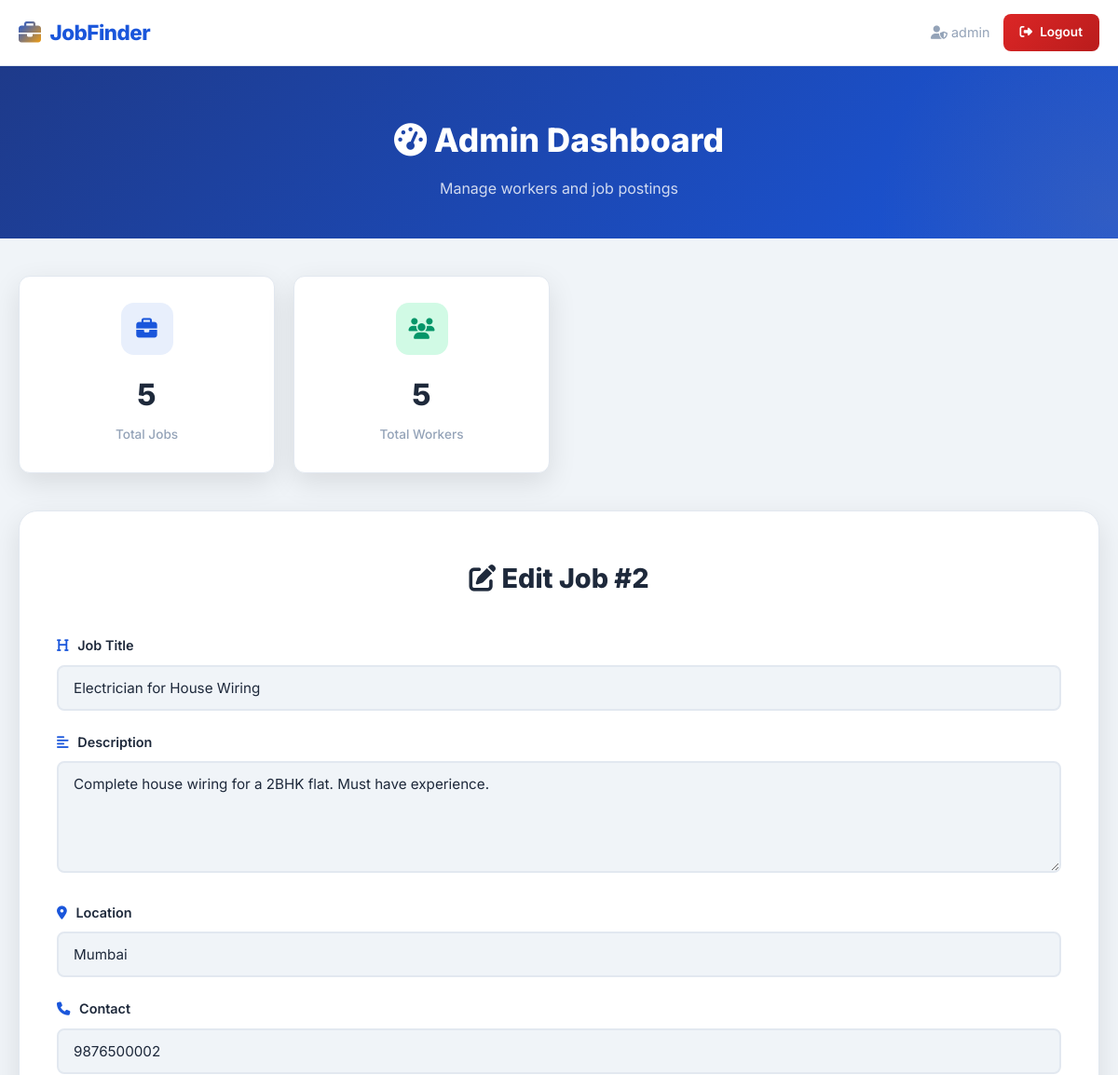
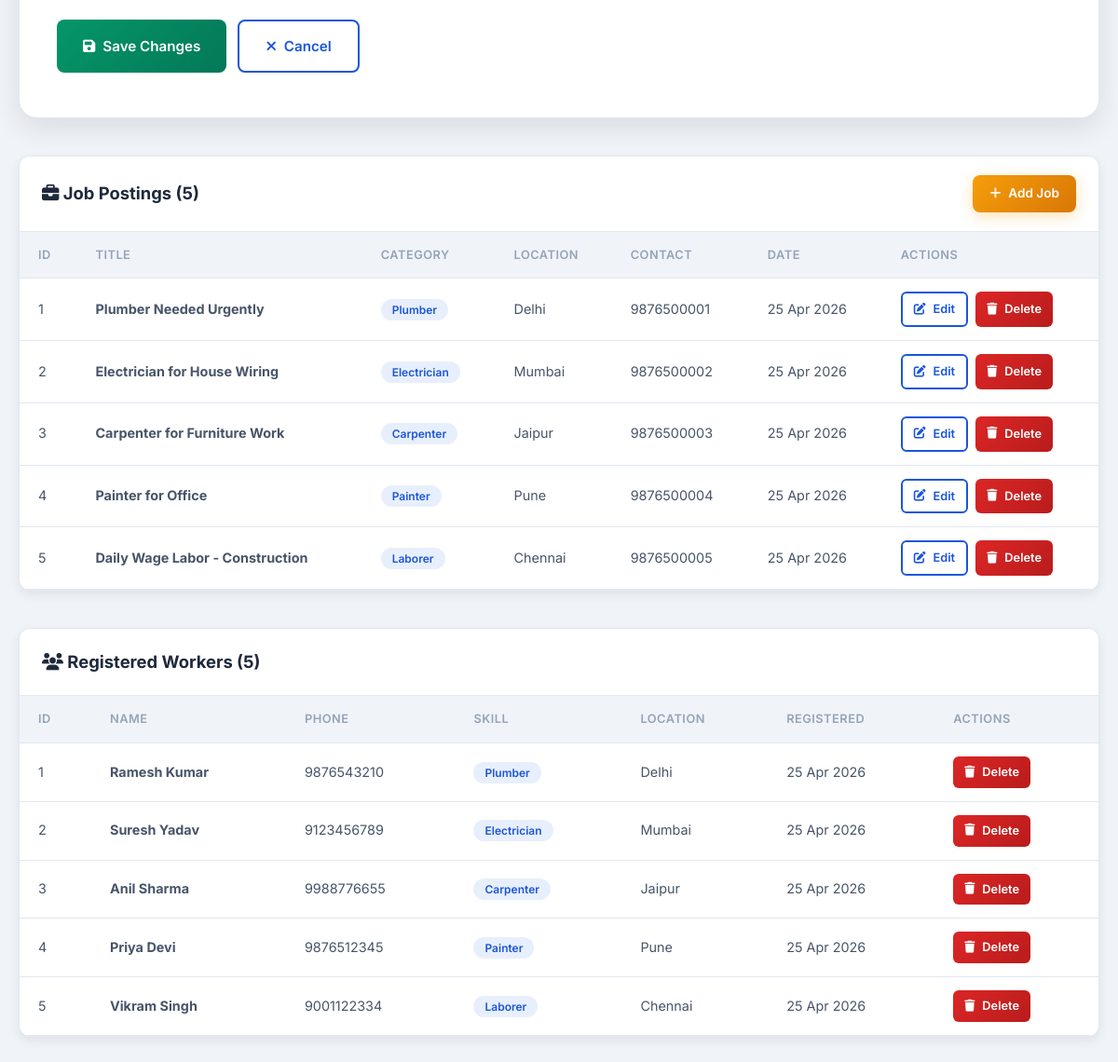
The app's page /admin/dashboard.php?edit_job=2 (signed in) with its own data (2 pictures, top to bottom).
### tables this page shows
CREATE TABLE IF NOT EXISTS jobs (
    id INT AUTO_INCREMENT PRIMARY KEY,
    title VARCHAR(150) NOT NULL,
    description TEXT NOT NULL,
    location VARCHAR(150) NOT NULL,
    contact VARCHAR(15) NOT NULL,
    skill_category VARCHAR(100) DEFAULT 'General',
    created_at TIMESTAMP DEFAULT CURRENT_TIMESTAMP
);

CREATE TABLE IF NOT EXISTS workers (
    id INT AUTO_INCREMENT PRIMARY KEY,
    name VARCHAR(100) NOT NULL,
    phone VARCHAR(15) NOT NULL,
    skill VARCHAR(100) NOT NULL,
    location VARCHAR(150) NOT NULL,
    created_at TIMESTAMP DEFAULT CURRENT_TIMESTAMP
);

### admin/dashboard.php (the view, shortened to what this page needs)
<?php
include '../includes/db.php';
$jobs = mysqli_query($conn, "SELECT * FROM jobs ORDER BY created_at DESC");
$totalJobs = mysqli_num_rows($jobs);
$workers = mysqli_query($conn, "SELECT * FROM workers ORDER BY created_at DESC");
$totalWorkers = mysqli_num_rows($workers);
$editingJob = null;
if (isset($_GET['edit_job'])) {
    $editJobId = intval($_GET['edit_job']);
    $editResult = mysqli_query($conn, "SELECT * FROM jobs WHERE id=$editJobId");
    if (mysqli_num_rows($editResult) == 1) {
        $editingJob = mysqli_fetch_assoc($editResult);
    }
}
?>
<!DOCTYPE html>
<html lang="en">
<head>
    <link rel="stylesheet" href="https://cdnjs.cloudflare.com/ajax/libs/font-awesome/6.5.0/css/all.min.css">
    <link rel="stylesheet" href="../assets/css/style.css">
</head>
<body>
<nav class="navbar">
    <div class="container nav-container">
        <a href="../index.php" class="nav-brand">
            <i class="fas fa-briefcase"></i>
            <span>JobFinder</span>
        </a>
        <div style="display: flex; align-items: center; gap: 14px;">
            <span style="font-size: 0.9rem; color: var(--text-muted);">
                <i class="fas fa-user-shield"></i>
                <?php echo htmlspecialchars($_SESSION['admin_username']); ?>
            </span>
            <a href="logout.php" class="btn btn-danger btn-sm">
                <i class="fas fa-sign-out-alt"></i> Logout
            </a>
        </div>
    </div>
</nav>
<main class="main-content">
    <section class="page-header">
        <div class="container">
            <h1><i class="fas fa-tachometer-alt"></i> Admin Dashboard</h1>
            <p>Manage workers and job postings</p>
        </div>
    </section>
    <section class="admin-dashboard">
        <div class="container">
            <div class="stats-grid" style="margin-bottom: 40px;">
                <div class="stat-card">
                    <div class="stat-icon blue"><i class="fas fa-briefcase"></i></div>
                    <div class="stat-number"><?php echo $totalJobs; ?></div>
                    <div class="stat-label">Total Jobs</div>
                </div>
                <div class="stat-card">
                    <div class="stat-icon green"><i class="fas fa-users"></i></div>
                    <div class="stat-number"><?php echo $totalWorkers; ?></div>
                    <div class="stat-label">Total Workers</div>
                </div>
            </div>
            <?php if ($editingJob): ?>
                <div class="form-container" style="margin-bottom: 40px; max-width: 100%;">
                    <div class="form-header">
                        <h2><i class="fas fa-edit"></i> Edit Job #<?php echo $editingJob['id']; ?></h2>
                    </div>
                    <form action="dashboard.php" method="POST">
                        <div class="form-group">
                            <label for="edit_title"><i class="fas fa-heading"></i> Job Title</label>
                            <input type="text" id="edit_title" name="edit_title" class="form-control"
                                   value="<?php echo htmlspecialchars($editingJob['title']); ?>" required>
                        </div>
                        <div class="form-group">
                            <label for="edit_description"><i class="fas fa-align-left"></i> Description</label>
                            <textarea id="edit_description" name="edit_description" class="form-control"
                                      required><?php echo htmlspecialchars($editingJob['description']); ?></textarea>
                        </div>
                        <div class="form-group">
                            <label for="edit_location"><i class="fas fa-map-marker-alt"></i> Location</label>
                            <input type="text" id="edit_location" name="edit_location" class="form-control"
                                   value="<?php echo htmlspecialchars($editingJob['location']); ?>" required>
                        </div>
                        <div class="form-group">
                            <label for="edit_contact"><i class="fas fa-phone"></i> Contact</label>
                            <input type="text" id="edit_contact" name="edit_contact" class="form-control"
                                   value="<?php echo htmlspecialchars($editingJob['contact']); ?>" required>
                        </div>
                        <div style="display: flex; gap: 12px;">
                            <button type="submit" class="btn btn-success">
                                <i class="fas fa-save"></i> Save Changes
                            </button>
                            <a href="dashboard.php" class="btn btn-outline">
                                <i class="fas fa-times"></i> Cancel
                            </a>
                        </div>
                    </form>
                </div>
            <?php endif; ?>
            <div class="admin-table-wrap">
                <div class="admin-table-header">
                    <h3><i class="fas fa-briefcase"></i> Job Postings (<?php echo $totalJobs; ?>)</h3>
                    <a href="../post-job.php" class="btn btn-primary btn-sm">
                        <i class="fas fa-plus"></i> Add Job
                    </a>
                </div>
                <table class="admin-table">
                    <thead>
                        <tr>
                            <th>ID</th>
                            <th>Title</th>
                            <th>Category</th>
                            <th>Location</th>
                            <th>Contact</th>
                            <th>Date</th>
                            <th>Actions</th>
                        </tr>
                    </thead>
                    <tbody>
                        <?php if ($totalJobs > 0): ?>
                            <?php while ($job = mysqli_fetch_assoc($jobs)): ?>
                                <tr>
                                    <td><?php echo $job['id']; ?></td>
                                    <td><strong><?php echo htmlspecialchars($job['title']); ?></strong></td>
                                    <td><span class="job-badge"><?php echo htmlspecialchars($job['skill_category']); ?></span></td>
                                    <td><?php echo htmlspecialchars($job['location']); ?></td>
                                    <td><?php echo htmlspecialchars($job['contact']); ?></td>
                                    <td><?php echo date('d M Y', strtotime($job['created_at'])); ?></td>
                                    <td>
                                        <div class="actions">
                                            <a href="dashboard.php?edit_job=<?php echo $job['id']; ?>"
                                               class="btn btn-outline btn-sm">
                                                <i class="fas fa-edit"></i> Edit
                                            </a>
                                            <a href="dashboard.php?delete_job=<?php echo $job['id']; ?>"
                                               class="btn btn-danger btn-sm"
                                               onclick="return confirm('Are you sure you want to delete this job?');">
                                                <i class="fas fa-trash"></i> Delete
                                            </a>
                                        </div>
                                    </td>
                                </tr>
                            <?php endwhile; ?>
                        <?php endif; ?>
                    </tbody>
                </table>
            </div>
            <div class="admin-table-wrap">
                <div class="admin-table-header">
                    <h3><i class="fas fa-users"></i> Registered Workers (<?php echo $totalWorkers; ?>)</h3>
                </div>
                <table class="admin-table">
                    <thead>
                        <tr>
                            <th>ID</th>
                            <th>Name</th>
                            <th>Phone</th>
                            <th>Skill</th>
                            <th>Location</th>
                            <th>Registered</th>
                            <th>Actions</th>
                        </tr>
                    </thead>
                    <tbody>
                        <?php if ($totalWorkers > 0): ?>
                            <?php while ($worker = mysqli_fetch_assoc($workers)): ?>
                                <tr>
                                    <td><?php echo $worker['id']; ?></td>
                                    <td><strong><?php echo htmlspecialchars($worker['name']); ?></strong></td>
                                    <td><?php echo htmlspecialchars($worker['phone']); ?></td>
                                    <td><span class="job-badge"><?php echo htmlspecialchars($worker['skill']); ?></span></td>
                                    <td><?php echo htmlspecialchars($worker['location']); ?></td>
                                    <td><?php echo date('d M Y', strtotime($worker['created_at'])); ?></td>
                                    <td>
                                        <div class="actions">
                                            <a href="dashboard.php?delete_worker=<?php echo $worker['id']; ?>"
                                               class="btn btn-danger btn-sm"
                                               onclick="return confirm('Are you sure you want to delete this worker?');">
                                                <i class="fas fa-trash"></i> Delete
                                            </a>
                                        </div>
                                    </td>
                                </tr>
                            <?php endwhile; ?>
                        <?php endif; ?>
                    </tbody>
                </table>
            </div>
        </div>
    </section>
</main>
</body>
</html>

### records on screen
jobs: id "2", edit_title "Electrician for House Wiring", edit_description "Complete house wiring for a 2BHK flat. Must have experience.", edit_location "Mumbai", edit_contact "9876500002", title "Electrician for House Wiring", skill_category "Electrician", location "Mumbai", contact "9876500002", created_at "25 Apr 2026"
jobs: id "1", title "Plumber Needed Urgently", skill_category "Plumber", location "Delhi", contact "9876500001", created_at "25 Apr 2026"
jobs: id "3", title "Carpenter for Furniture Work", skill_category "Carpenter", location "Jaipur", contact "9876500003", created_at "25 Apr 2026"
jobs: id "4", title "Painter for Office", skill_category "Painter", location "Pune", contact "9876500004", created_at "25 Apr 2026"
jobs: id "5", title "Daily Wage Labor - Construction", skill_category "Laborer", location "Chennai", contact "9876500005", created_at "25 Apr 2026"
workers: id "1", name "Ramesh Kumar", phone "9876543210", skill "Plumber", location "Delhi", created_at "25 Apr 2026"
workers: id "2", name "Suresh Yadav", phone "9123456789", skill "Electrician", location "Mumbai", created_at "25 Apr 2026"
workers: id "3", name "Anil Sharma", phone "9988776655", skill "Carpenter", location "Jaipur", created_at "25 Apr 2026"
workers: id "4", name "Priya Devi", phone "9876512345", skill "Painter", location "Pune", created_at "25 Apr 2026"
workers: id "5", name "Vikram Singh", phone "9001122334", skill "Laborer", location "Chennai", created_at "25 Apr 2026"

### other values on screen
$_SESSION['admin_username'] "admin"
$totalJobs "5"
$totalWorkers "5"
